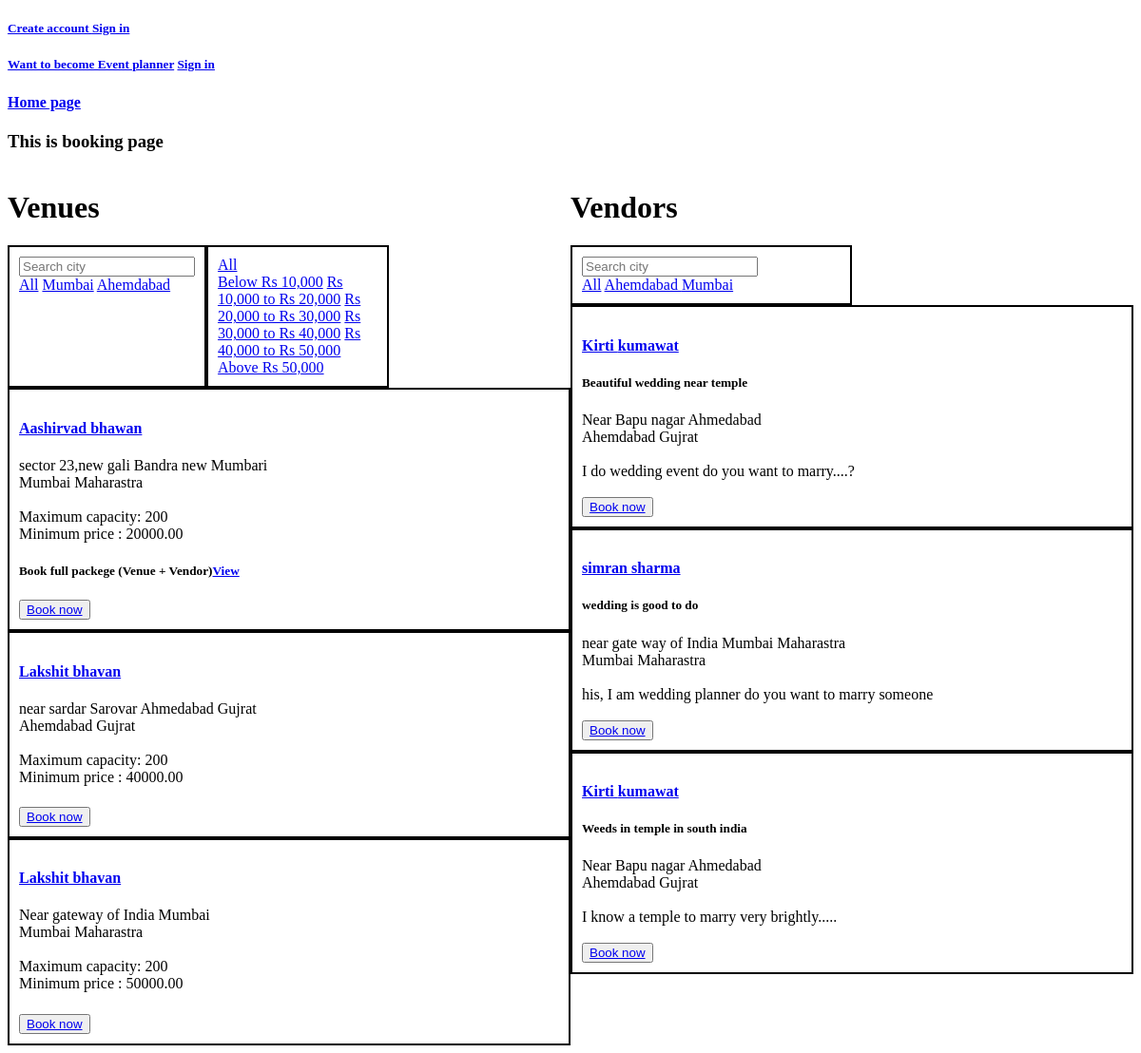
The page /book/1/ on the database as committed earlier.
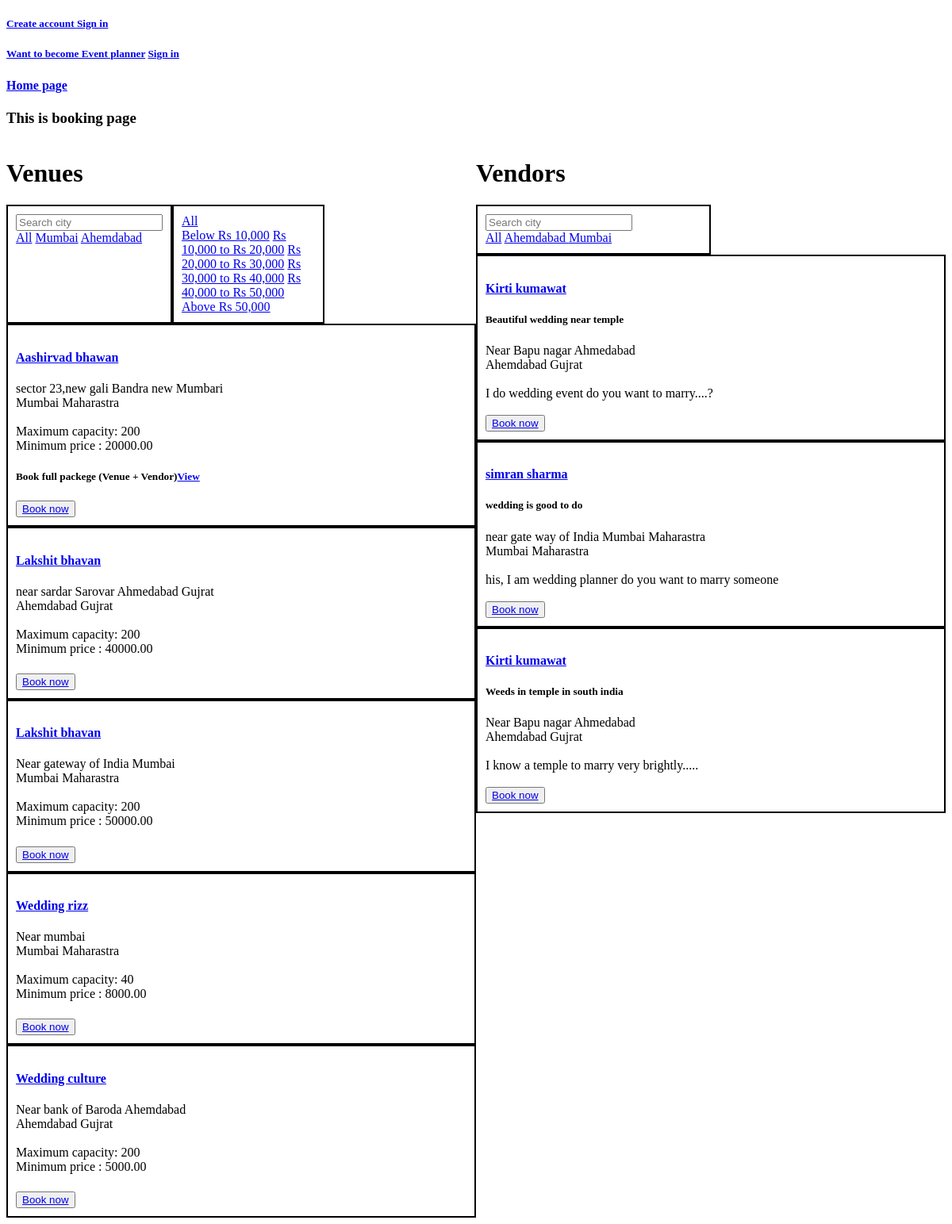
The same page on the database as committed later.
### EventPlanner/models.py (models this page shows, shortened)
class Venue(models.Model):
    name = models.CharField(max_length=100,null=False,blank=False)
    min_price = models.DecimalField(max_digits=10, decimal_places=2,null=True,blank=True)
    max_capacity = models.IntegerField(null=False,blank=False)
    location = models.TextField(null=False,blank=False)
    city = models.CharField(max_length=20,null=False,blank=False)
    state = models.CharField(choices=venue_choices,max_length=50,null=False,blank=False)
    vendors = models.ManyToManyField(User,null=True,blank=True)
    category = models.ManyToManyField(Category)
    service_offered = models.TextField(null=True,blank=True)

class Event(models.Model):
    category = models.ForeignKey(Category,on_delete=models.CASCADE)
    event_planner = models.ForeignKey(User,on_delete=models.CASCADE,null=True)
    name = models.CharField(max_length=100)
    description = models.TextField(null=True,blank=True)
    event_date_time = models.DateTimeField(null=True,blank=True)
    location = models.CharField(max_length=255,null=True,blank=True)

class UserProfile(models.Model):
    user = models.OneToOneField(User,on_delete=models.CASCADE)
    user_type = models.CharField(choices=user_type_choices,max_length=50)
    contact_info = models.CharField(max_length=200,blank=True,null=True,verbose_name='Contact information')
    company_name = models.CharField(max_length=50,blank=True,null=True)
    website = models.URLField(max_length=200,blank=True,null=True)
    bio = models.TextField(blank=True,null=True)
    city = models.CharField(max_length=20,null=False,blank=False)
    state = models.CharField(max_length=20,null=False,blank=False)
    location = models.TextField(blank=True,null=True)
    service_offered = models.TextField(blank=True,null=True)

### customer/views.py (the view, shortened to what this page needs)
# urls.py: path('book/<int:pk>/',views.book),
def book(request,pk):
    error = None
    venues_on_price = 'Exist'
    category = Category.objects.get(id = pk)
    events = Event.objects.filter(category = category)
    venues = Venue.objects.filter(category = category)
    if request.method == 'GET':
        venue_city = request.GET.get('venue-city')
        min_price = request.GET.get('min_price')
        max_price = request.GET.get('max_price')
        vendor_city = request.GET.get('vendor-city')
        vendor_name = request.GET.get('vendor-name')
        vendor_first_name = request.GET.get('vendor-first-name')
        vendor_last_name = request.GET.get('vendor-last-name')
        try:
            if venue_city and not min_price:
                venues = Venue.objects.filter(category = category,city__icontains = venue_city)
            if min_price and max_price and not venue_city:
                venues = Venue.objects.filter(category = category,min_price__lt = float(max_price),min_price__gte = float(min_price))
                if not venues:
                    venues = 'Exist'
                    venues_on_price = 'unavailable'
            if min_price and max_price and venue_city:
                venues = Venue.objects.filter(category=category,city__icontains = venue_city,min_price__lt = float(max_price),min_price__gte = float(min_price))
                if not venues:
                    venues = 'Exist'
                    venues_on_price = 'unavailable'
        except:
            pass
    context = {'error':error,'events':events,'venues':venues,'pk':pk,'venues_on_price':venues_on_price,'venue_city':venue_city,'min_price':min_price,'max_price':max_price}
    return render(request,'customer/booking.html',context)

### customer/templates/customer/booking.html (shortened to what this page needs)
{% extends 'home.html' %}
{% block content %}
<h3>This is booking page </h3>
<div class="grid-div">
    {% if venues %}
    <div>
        <h1>Venues</h1>
        <div class="filter-div-event">
            <div class="filter">
                <form action="" method="GET">
                    <input type="text" placeholder="Search city" name="venue-city">
                </form>
                <a href="/book/{{pk}}/">All</a>
                {% for venue in venues %}
                {% if not min_price %}
                <a href="/book/{{pk}}/?venue-city={{venue.city}}" class="venue-{{venue.city}} venue-city">{{venue.city}}</a>
                {% else %}
                <a href="/book/{{pk}}/?min_price={{min_price}}&max_price={{max_price}}&venue-city={{venue.city}}" class="venue-{{venue.city}} venue-city">{{venue.city}}</a>
                {% endif %}
                {% endfor %}
            </div>
            <div class="filter">
                <a href="/book/{{pk}}/">All</a>
                {% if not venue_city %}
                <div>
                    <a href="/book/{{pk}}/?min_price=0&max_price=9999" >Below Rs 10,000</a>
                    <a href="/book/{{pk}}/?min_price=10000&max_price=19999" >Rs 10,000 to Rs 20,000</a>
                    <a href="/book/{{pk}}/?min_price=20000&max_price=29999" >Rs 20,000 to Rs 30,000</a>
                    <a href="/book/{{pk}}/?min_price=30000&max_price=39999" >Rs 30,000 to Rs 40,000</a>
                    <a href="/book/{{pk}}/?min_price=40000&max_price=49999" >Rs 40,000 to Rs 50,000</a>
                    <a href="/book/{{pk}}/?min_price=50000&max_price=10000000000" >Above Rs 50,000</a>
                </div>
                {% endif %}
            </div>
        </div>
        {% if venues_on_price != 'unavailable' %}
        {% for venue in venues %}
        <div class="event-info-div">
            <a href="/venue-info/{{venue.id}}/">
                <h4>{{venue.name}}</h4>
            </a>
            <div>{{venue.location}}</div>
            <div>{{venue.city}} {{venue.state}}</div>
            <br>
            <div>Maximum capacity: {{venue.max_capacity}}</div>
            <div>Minimum price : {{venue.min_price}}</div>
            <h5>
                {% if venue.vendors.all %}
                <div> Book full packege (Venue + Vendor)<a href="/full-package/{{venue.id}}/">View</a></div>
                {% endif %}
            </h5>
            {% if request.user.is_authenticated %}
            {% if request.user.userprofile.user_type == 'is_customer' %}
            <form action="/create-book/" method="POST">
                {% csrf_token %}
                <input type="date" name="date" placeholder="date" required>
                <input type="time" name="time" placeholder="time">
                <input type="hidden" value="{{venue.id}}" name="venue_id">
                <button type="submit">Book now</button>
                {% endif %}
                {% else %}
                <button class="un-auth-book"><a href="/login-C/">Book now</a></button>
                {% endif %}
        </div>
        {% endfor %}
        {% else %}
            <p>Sorry! no Venue available for the given location with this price range.</p>
        {% endif %}
    </div>
    {% endif %}
        {% if events %}
    <div>
        <h1>Vendors</h1>
        <div class="filter-div-vendor">
            <div class="filter">
                <form action="" method="GET">
                    <input type="text" placeholder="Search city" name="vendor-city">
                </form>
                <a href="/book/{{pk}}/">All</a>
                {% for event in events %}
                <a href="/book/{{pk}}/?vendor-city={{event.event_planner.userprofile.city}}" class="vendor-{{event.event_planner.userprofile.city}} vendor-city">{{event.event_planner.userprofile.city}}
                </a>
                {% endfor %}
            </div>
        </div>
        {% for event in events %}
        <div class="event-info-div">
            <a href="/event-planner-info/{{event.event_planner.id}}/">
                <h4>{{event.event_planner.first_name}} {{event.event_planner.last_name}}</h4>
            </a>
            <div>
                <h5>{{event.name}}</h5>
            </div>
            <div>
                {{event.event_planner.userprofile.location}}
            </div>
            <div>
                {{event.event_planner.userprofile.city}} {{event.event_planner.userprofile.state}}
            </div>
            <br>
            <div>{{event.description}}</div>
            <br>
            {% if request.user.is_authenticated %}
            {% if request.user.userprofile.user_type == 'is_customer' %}
            <form action="/create-book/" method="POST">
                {% csrf_token %}
                <input type="date" name="date" placeholder="date" required>
                <input type="time" name="time" placeholder="time">
                <input type="hidden" value="{{event.event_planner.id}}" name="vendor_id">
                <button type="submit">Book now</button>
            </form>
            {% endif %}
            {% else %}
            <button class="un-auth-book"><a href="/login-C/">Book now</a></button>
            {% endif %}
        </div>
        {% endfor %}
    </div>
</div>
{% endif %}
{% endblock %}

### templates/home.html (shortened to what this page needs)
{% extends 'navbar.html' %}

### templates/navbar.html (shortened to what this page needs)
<!DOCTYPE html>
<html lang="en">
<head>
</head>
<body>
    {% if not request.user.is_authenticated %}
    <h5>
        <a href="/sign-up-is_customer/">Create account </a>
        <a href="/login-C/">Sign in </a>
    </h5>
    <h5>
        <a href="/sign-up-is_event_planner/">Want to become Event planner</a>
        <a href="/login-E/">Sign in </a>
    </h5>
    {% else %}
        <a href="/booked/">Your booking</a>
        <a href="/profile/{{request.user.id}}/">Your profile</a>
    {% endif %}
    <h4><a href="/">Home page</a></h4>
    {% block content %}{% endblock %}
</body>
</html>

### customer/templates/customer/booking.html (style rules this page uses)
.event-info-div { border: 2px solid #000; padding: 10px; }
.grid-div { display: grid; grid-template-columns: 1fr 1fr; }
.filter-div-event { display: grid; grid-template-columns: 1fr 1fr 1fr; }
.filter-div-vendor { display: grid; grid-template-columns: 1fr 1fr; }
.filter { border: 2px solid #000; padding: 10px; }

Rows that differ between the two databases and show on the page:
added Venue: name "Wedding rizz", location "Near mumbai", city "Mumbai", state "Maharastra", max_capacity "40", min_price "8000.00"
added Venue: name "Wedding culture", location "Near bank of Baroda Ahemdabad", city "Ahemdabad", state "Gujrat", max_capacity "200", min_price "5000.00"
